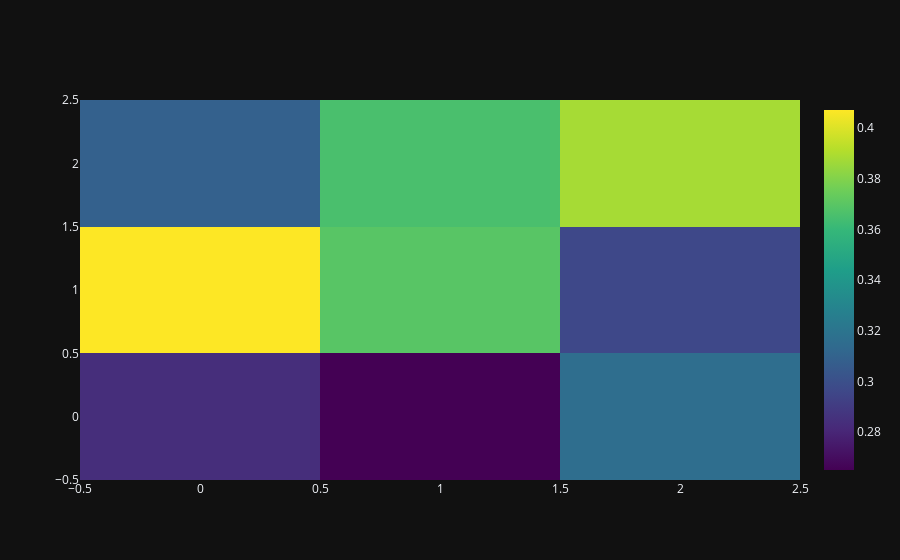

Write notebook code for a chart like this one.
### Code cell
import plotly.express as px
import plotly.graph_objects as go


tiers = errors.reset_index().pivot_table(values='index', index='labels', columns='error_tier', aggfunc='count')
tiers = tiers / tiers.sum(0)

 #aggfunc=lambda x: len(x.unique()))

fig = go.Figure(data=go.Heatmap(
        z=tiers.values,
        x=tiers.index,
        y=tiers.columns,
        colorscale='Viridis'))
fig.show()
# px.imshow(tiers / tiers.sum(0), colorscale='Viridis')

### Figure 1 — Plotly figure (JSON) as saved in the notebook; plotly's stock layout.template omitted (floating-point values rounded to 4 significant figures)
{"data": [{"colorscale": [[0, "#440154"], [0.1111, "#482878"], [0.2222, "#3e4989"], [0.3333, "#31688e"], [0.4444, "#26828e"], [0.5556, "#1f9e89"], [0.6667, "#35b779"], [0.7778, "#6ece58"], [0.8889, "#b5de2b"], [1, "#fde725"]], "type": "heatmap", "x": [0, 1, 2], "y": [0, 1, 2], "z": [[0.2838, 0.265, 0.3159], [0.4072, 0.3695, 0.2962], [0.309, 0.3655, 0.3879]]}], "layout": {}}
